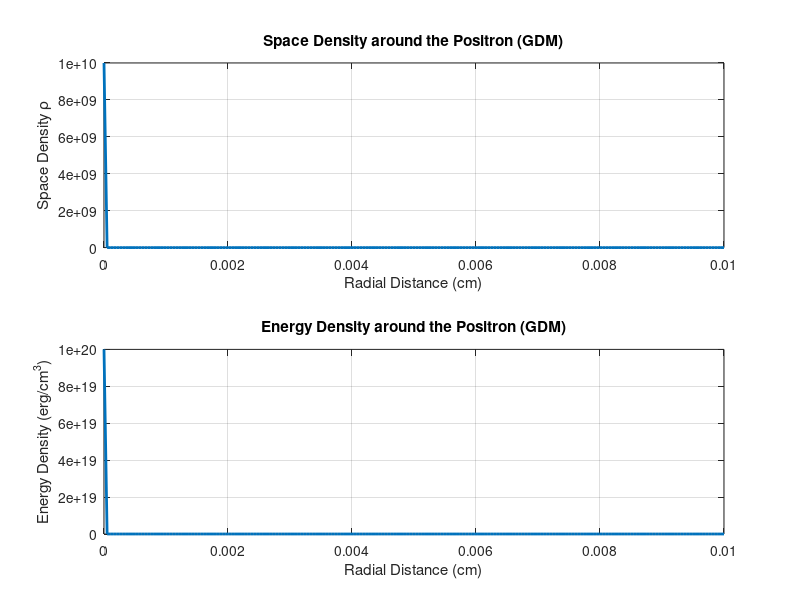

Source code (MATLAB):
% Positron_from_chatGPT1
% Simulation of Space Contraction around a Positron in GDM
clear
clc

% Define parameters
rho0 = 1;              % Reference space density (normalized)
r_positron = 1e-6;     % Radius of the positron (microscopic scale, in cm)
R_max = 0.01;          % Maximum radial distance (in cm)
N = 200;               % Number of points for radial grid

% Define radial distance array (from 0 to R_max)
r = linspace(0, R_max, N);

% Calculate space density rho as a function of distance r
% Assume rho increases as we approach the positron's center (simple model)
rho = rho0 .* (1 + (r_positron ./ r).^2); % Space density increases near the center

% Avoid division by zero at r = 0 by setting rho(1) to a large value
rho(1) = 1e10;

% Calculate energy density (simplified model for visualization)
energy_density = rho.^2;

% Plot space density around the positron
figure(1);
subplot(2,1,1);
plot(r, rho, 'LineWidth', 2);
xlabel('Radial Distance (cm)');
ylabel('Space Density \rho');
title('Space Density around the Positron (GDM)');
grid on;



% Plot energy density
subplot(2,1,2);
plot(r, energy_density, 'LineWidth', 2);
xlabel('Radial Distance (cm)');
ylabel('Energy Density (erg/cm^3)');
title('Energy Density around the Positron (GDM)');
grid on;
